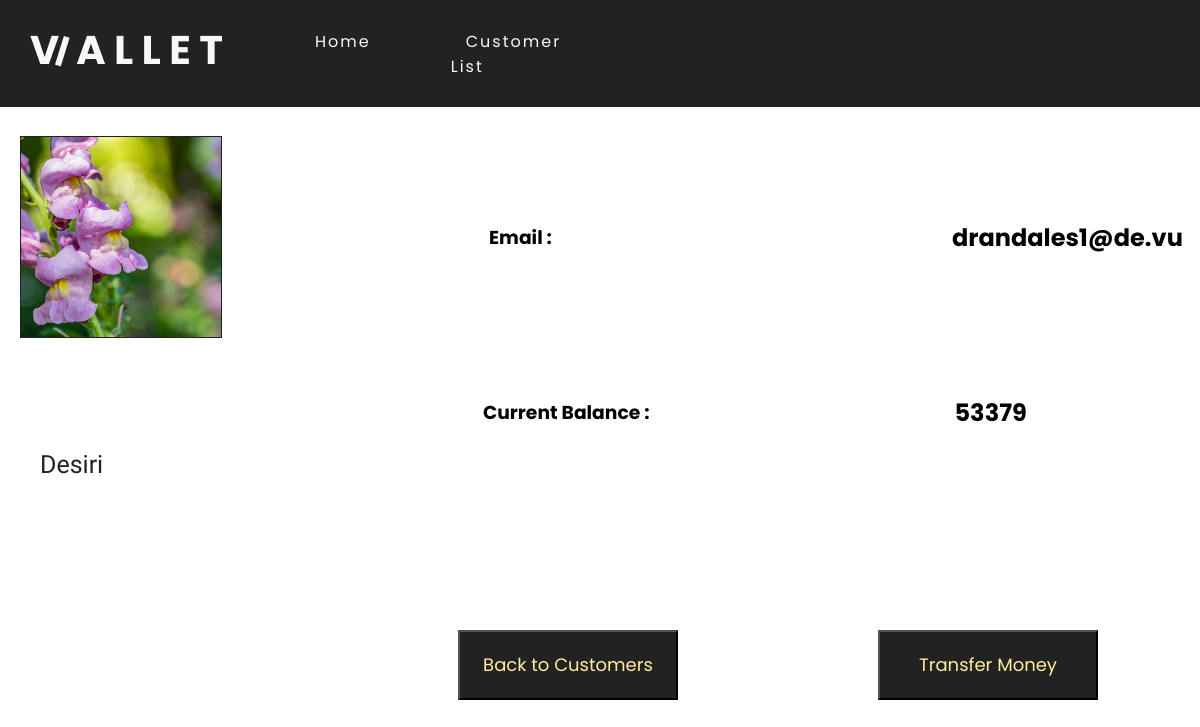
Screenshot of /details.php?customer_id=2 with the database file from the repository.
### tables this page shows
CREATE TABLE `wallet` (
  `ID` int(11) NOT NULL,
  `NAME` text NOT NULL,
  `EMAIL` text NOT NULL,
  `AMOUNT` int(11) NOT NULL,
  `IMAGE` text NOT NULL
);

### details.php (the view, shortened to what this page needs)
<!doctype html>
<html lang="en">
<?php
    include("functions.php");
?>
<head>
  <link rel="stylesheet" href="profile.css">
</head>
<body>
        <header>
            <a href="#" class="logo"><img src="images/logo.png"></a>
            <ul>
                <li><a href="index.php">Home</a></li>
                <li><a href="customers.php">Customer List</a></li>
            </ul>
        </header>
      <div class="container my-4">
        <?php
            if(isset($_GET['customer_id'])) {
                $c_id = $_GET['customer_id'];
                $get_customers = "select * from wallet where id='$c_id'";
                $run_customers = mysqli_query($con, $get_customers);
                while ($row_customers = mysqli_fetch_array($run_customers)) {
                    $customer_name = $row_customers['NAME'];
                    $customer_email = $row_customers['EMAIL'];
                    $current_balance = $row_customers['AMOUNT'];
                    $customer_image = $row_customers['IMAGE'];
                    echo "
                          <section>
                              <div class='content_left'>
                                  <div class='image_name'>
                                      <img src='images/customers/$customer_image'>
                                      <h2>$customer_name</h2>
                                  </div>
                              </div>
                              <div class='content_top'>
                                  <div class='top'>
                                      <h3 >Email :</h3>
                                  </div>
                                  <div class='top_email'>
                                      <h2>$customer_email</h2>
                                  </div>
                              </div>
                              <div class='content_bottom'>
                                  <div class='bottom'>
                                      <h3>Current Balance :</h3>
                                  </div>
                                  <div class='bottom_balance'>
                                      <h2>$current_balance</h2>
                                  </div>
                              </div>
                              <div class='buttons'>
                                  <button class='btn_transfer'>
                                      <a href='customers.php' style='text-decoration: none;'>Back to Customers</a>
                                  </button>
                                  <button class='btn_transfer'>
                                      <a href='transfer.php?customer_id=$c_id'>Transfer Money</a>
                                  </button>
                              </div>
                          </section>
                    ";
                }
            }
        ?>
    </div>
</body>
</html>

### profile.css (style rules this page uses)
body { font-family: 'Poppins', sans-serif; }
header { position: fixed; top: 0; left: 0; width: 100%; display: flex; justify-content: space-between; align-items: center; transition: 0.6s; padding: 0px 30px; background-color: #222222; z-index: 10; }
header ul { position: relative; display: flex; margin-right: 700px; }
header ul li { position: relative; list-style: none; margin-right: 80px; }
header ul a { position: relative; margin: 0 15px; text-decoration: none; color: #F8F8F8 ; letter-spacing: 2px; font-weight: 500px; }
header ul a::after { background: none repeat scroll 0 0 transparent; bottom: 8; content: ""; display: block; height: 2px; left: 50%; position: absolute; background: #FFEC9F; transition: width 0.3s ease 0s, left 0.3s ease 0s; width: 0; }
.content_left { margin-top: 200px; border-right: #222222 0.3px solid; }
.content_left img { position: absolute; width: 200px; height:200px; left: 20px; top: 136px; background: #FFEC9F; border: 0.3px solid #222222; }
.content_left h2 { position: absolute; width: 300px; height: 88px; left: 40px; top: 400px; font-family: Varela; font-style: normal; font-weight: normal; font-size: 25px; line-height: 32px; display: flex; align-items: center; text-align: center; color: #222222; }
.image_name { border-right: #222222 0.3px solid; }
.content_top { align-items: center; margin-left: 381px; top: 100px; display: flex; }
.top { margin-left: 100px; font-family: 'Poppins', sans-serif; }
.top_email { margin-left: 400px; }
.content_bottom { align-items: center; margin-left: 381px; margin-top: 100px; display: flex; }
.bottom { margin-left: 94px; font-family: 'Poppins', sans-serif; }
.bottom_balance { margin-left: 305px; }
.buttons { align-items: center; margin-left: 250px; margin-top: 180px; display: flex; text-decoration: none; color: inherit ; }
.btn_transfer { font-family: 'Poppins', sans-serif; font-style: normal; font-weight: normal; font-size: 18px; align-items: center; text-align: center; margin-left: 200px; color: #FFEC9F; text-decoration: none; width: 220px; height: 70px; background: #222222; }
.btn_transfer a { text-decoration: none; color: #FFEC9F; }
button:before { transition: 0.5s ease-in-out; }

### rows the page displays
wallet: IMAGE (picture), NAME "Desiri", EMAIL "drandales1@de.vu", AMOUNT "53379"
